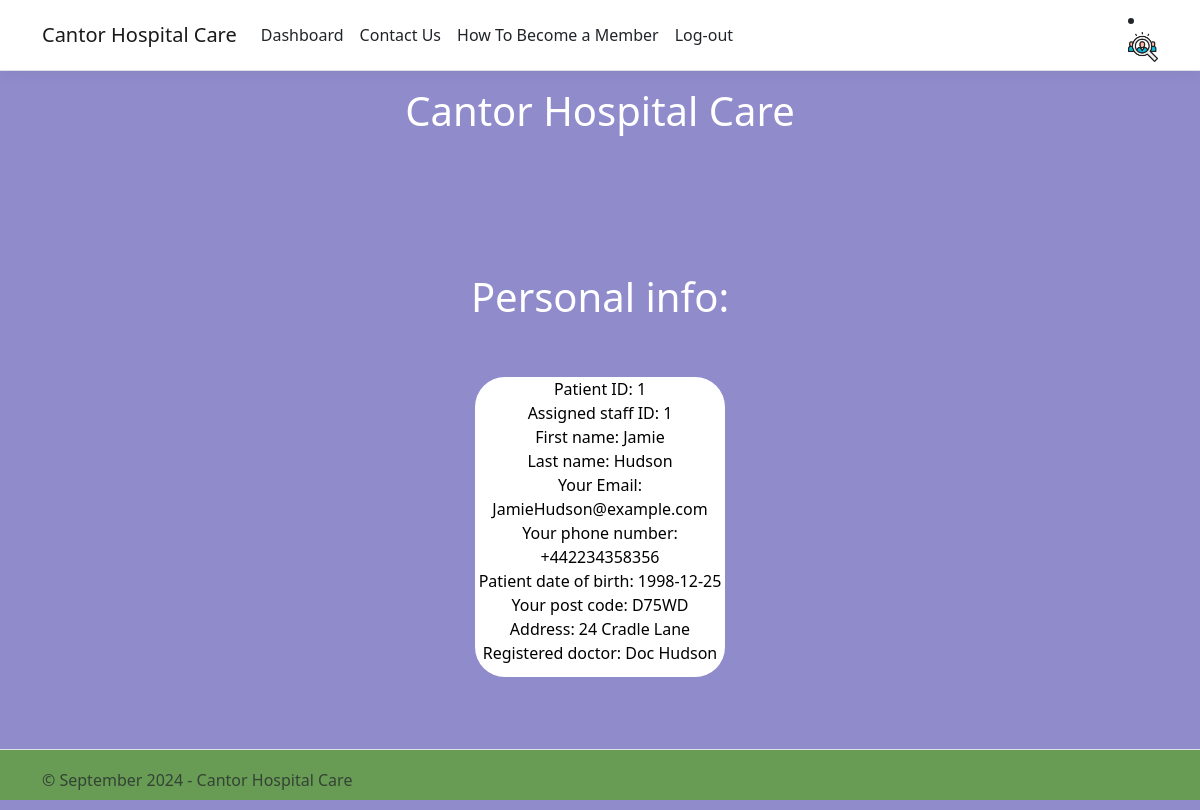
The page /patientViewPersonalInfo.php on the database its author committed.
### tables this page shows
CREATE TABLE `patient` (
  `ID` int(100) NOT NULL,
  `phoneNumber` tinytext NOT NULL,
  `email` tinytext NOT NULL,
  `dateOfBirth` date NOT NULL,
  `gender` tinytext NOT NULL,
  `registeredDoctor` tinytext NOT NULL,
  `postCode` char(8) NOT NULL,
  `address_` varchar(45) NOT NULL,
  `firstName` tinytext NOT NULL,
  `lastName` tinytext NOT NULL,
  `assignedStaffID` int(11) DEFAULT NULL,
  `patientPassword` varchar(60) NOT NULL
);

### patientViewPersonalInfo.php (the view, shortened to what this page needs)
<!DOCTYPE html>
<html lang="en">
    <head>
        <link rel="stylesheet" href="css/global.css" type="text/css" />
        <link rel="stylesheet" href="css/mobile.css" type="text/css" media="only screen and (max-width : 620px)" />
        <link rel="stylesheet" href="css/desktop.css" type="text/css" media="only screen and (min-width : 621px)" />
    </head>
    <body>
        <div class="">
            <div class="navbarContainer">
                <?php
                    include("php/includes/patient/navbar.php");
                ?>
            </div>
            <div class="header">
                <?php
                    include("php/includes/header.php");
                ?>
            </div>
            <div class="container pb-5">
                <h2></h2><br>
            </div>
            <div class="viewPersonalInfoTitle">
            <h1>Personal info:</h1><br><br>
        </div>
        <div class="viewPersonalInfo">
            <?php
            include("config.php");
            $sql = "SELECT * FROM patient WHERE ID = 1";
            $result = mysqli_query($conn, $sql);
            if (mysqli_num_rows($result) > 0) {
                while ($row = mysqli_fetch_assoc($result)) {
                    echo "Patient ID: " . $row["ID"] . "<br>";
                    echo "Assigned staff ID: " . $row["assignedStaffID"] . "<br>";
                    echo "First name: " . $row["firstName"] . "<br>";
                    echo "Last name: " . $row["lastName"] . "<br>";
                    echo "Your Email: " . $row["email"] . "<br>";
                    echo "Your phone number: " . $row["phoneNumber"] . "<br>";
                    echo "Patient date of birth: " . $row["dateOfBirth"] . "<br>";
                    echo "Your post code: " . $row["postCode"] . "<br>";
                    echo "Address: " . $row["address_"] . "<br>";
                    echo "Registered doctor: " . $row["registeredDoctor"] . "<br>" . "<br>" . "<br>";
                };
            } else {
                echo "No user found";
            }
            ?>
        </div><br><br><br>
        <div class="footer">
            <?php
                include("php/includes/footer.php");
            ?>
    </body>
</html>

### css/global.css (style rules this page uses)
html { font-size: 14px; }
@media (min-width: 768px) { html { font-size: 16px; } }
html { position: relative; min-height: 100%; }
body { margin-bottom: 60px; position: relative; min-height: 100vh; display: flex; flex-direction: column; }
.footer { position: relative; margin-top: auto; height: 50px; clear: both; padding-bottom: 50px; bottom: 0; width: 100%; white-space: nowrap; line-height: 60px; background-color: #689C54; color: #fff; }
.bgColor { background-color: #908BCB; max-width: 100%; }
.container { min-height: 100%; }
.header { margin: auto; text-align: center; padding-bottom: 50px; color: white; }
.viewPersonalInfoTitle { margin: auto; text-align: center; color: white; }
.viewPersonalInfo { margin: auto; text-align: center; padding-bottom: 300px; background-color: white; color: black; width: 250px; height: 200px; border-radius: 30px; }

### rows shown on the page
patient: ID "1", assignedStaffID "1", firstName "Jamie", lastName "Hudson", email "JamieHudson@example.com", phoneNumber "+442234358356", dateOfBirth "1998-12-25", postCode "D75WD", address_ "24 Cradle Lane", registeredDoctor "Doc Hudson"
